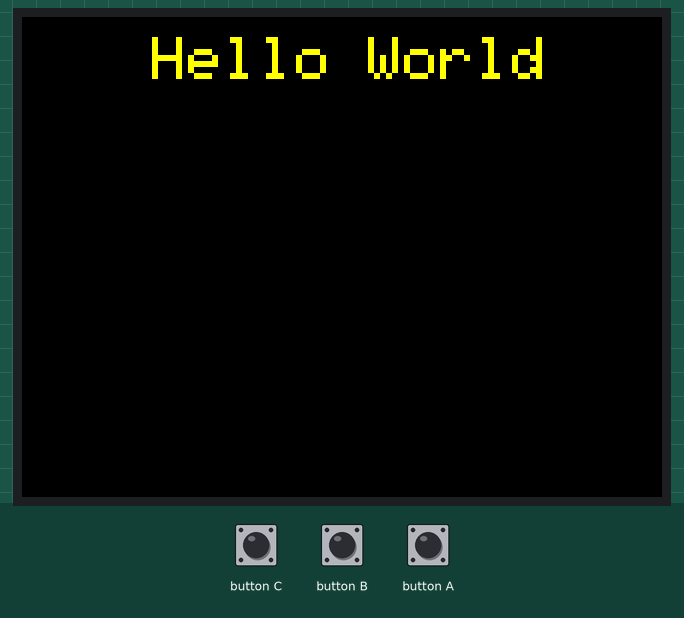
A sketch run on a simulated ESP32. Parts: 320×240 colour display. The test bench sets the inputs (shaded band).

Above: at 1.4 s.
1.5 s: button A pressed for 0.15 s
At 3.0 s:
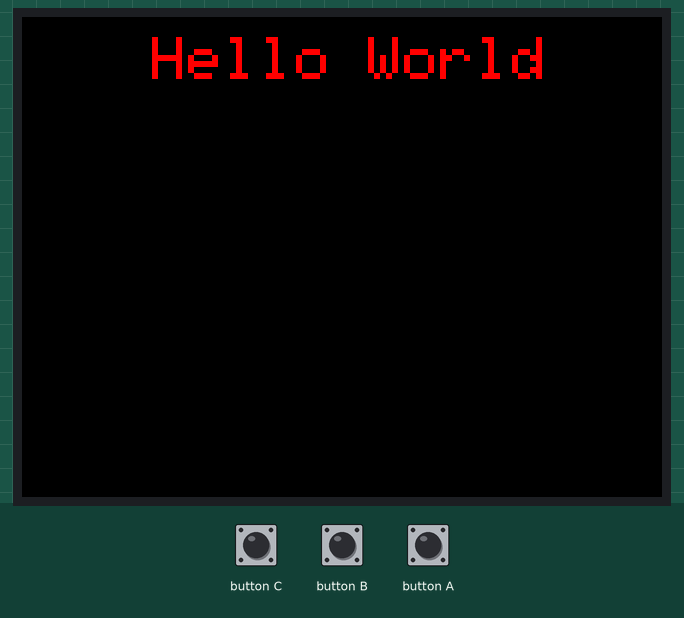
3.3 s: button A pressed for 1 s
At 5.6 s:
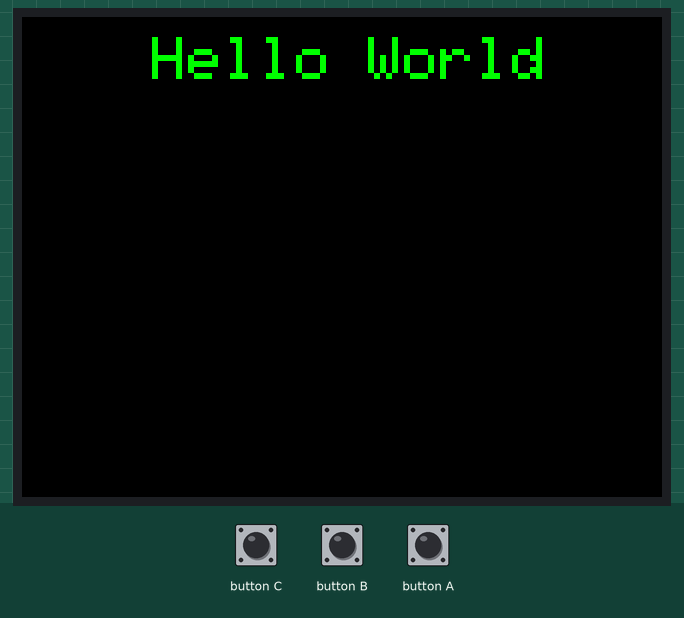
5.9 s: button A pressed for 0.15 s
At 6.5 s:
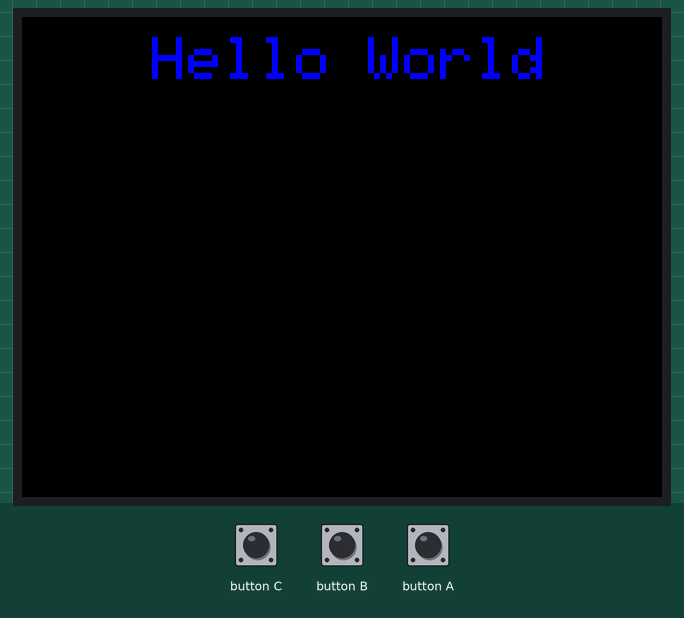
7.7 s: button A pressed for 3.2 s
At 12.0 s:
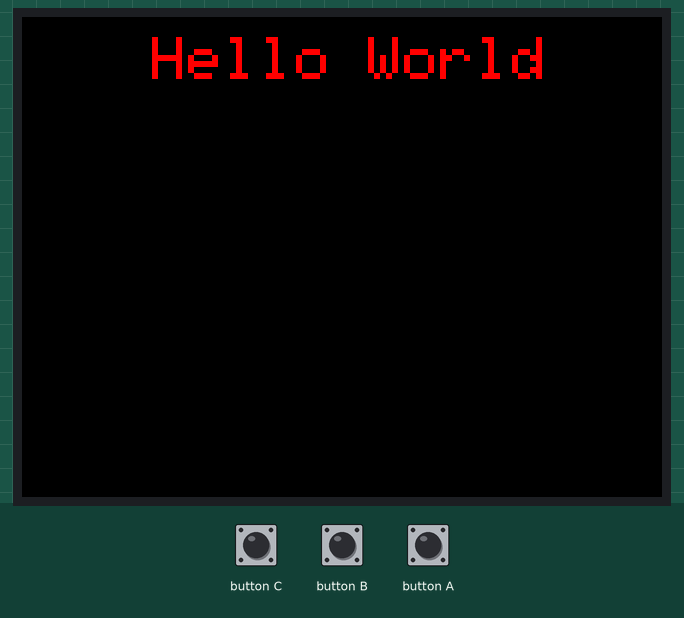
Timing chart, 0 to 13.5 s (numbered marks = the images above; inputs shaded):
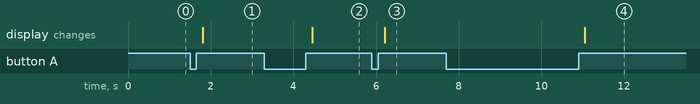

Measured:
- after the input at 1.5 s, the display: changes after 0.31 s (image 1)
- after the input at 3.3 s, the display: changes after 1.2 s (image 2)
- after the input at 5.9 s, the display: changes after 0.31 s (image 3)
- after the input at 7.7 s, the display: changes after 3.4 s (image 4)

The sketch:

mechatronics.ino
```cpp
#include <M5Stack.h>
void setup() {
 M5.begin(true, false, true);
 M5.Power.begin();
 M5.Lcd.clear(BLACK);
 M5.Lcd.setTextColor(YELLOW);
 M5.Lcd.setTextSize(3);
 M5.Lcd.setCursor(65, 10);
 M5.Lcd.println("Hello World");
}

int count = 1;
void loop() {
  M5.update();
  if(M5.BtnA.wasReleased()){
    M5.Lcd.clear();
      if(count == 1){
         M5.Lcd.clear();
         M5.Lcd.setTextColor(RED);
         M5.Lcd.setCursor(65, 10);
         M5.Lcd.println("Hello World");
         count++;
       }
      else if(count == 2){
         M5.Lcd.clear();
         M5.Lcd.setTextColor(GREEN);
         M5.Lcd.setCursor(65, 10);
         M5.Lcd.println("Hello World");
         count++;
      }
      else if(count == 3){
        M5.Lcd.clear();
        M5.Lcd.setTextColor(BLUE);
        M5.Lcd.setCursor(65, 10);
        M5.Lcd.println("Hello World");
        count = 1;
      }
   }
}
```
